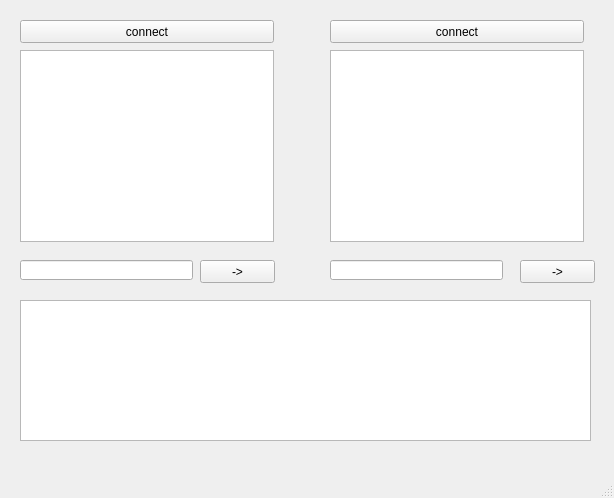
<?xml version="1.0" encoding="UTF-8"?>
<ui version="4.0">
 <class>MainWindow</class>
 <widget class="QMainWindow" name="MainWindow">
  <property name="geometry">
   <rect>
    <x>0</x>
    <y>0</y>
    <width>614</width>
    <height>498</height>
   </rect>
  </property>
  <property name="sizePolicy">
   <sizepolicy hsizetype="Fixed" vsizetype="Fixed">
    <horstretch>0</horstretch>
    <verstretch>0</verstretch>
   </sizepolicy>
  </property>
  <property name="minimumSize">
   <size>
    <width>150</width>
    <height>150</height>
   </size>
  </property>
  <property name="maximumSize">
   <size>
    <width>9999</width>
    <height>9999</height>
   </size>
  </property>
  <property name="windowTitle">
   <string>MainWindow</string>
  </property>
  <widget class="QWidget" name="centralwidget">
   <widget class="QPushButton" name="Conect_1">
    <property name="geometry">
     <rect>
      <x>20</x>
      <y>20</y>
      <width>254</width>
      <height>23</height>
     </rect>
    </property>
    <property name="text">
     <string>connect</string>
    </property>
   </widget>
   <widget class="QTextBrowser" name="textBrowser_1">
    <property name="geometry">
     <rect>
      <x>20</x>
      <y>50</y>
      <width>254</width>
      <height>192</height>
     </rect>
    </property>
   </widget>
   <widget class="QPushButton" name="Conect_2">
    <property name="geometry">
     <rect>
      <x>330</x>
      <y>20</y>
      <width>254</width>
      <height>23</height>
     </rect>
    </property>
    <property name="text">
     <string>connect</string>
    </property>
   </widget>
   <widget class="QTextBrowser" name="textBrowser_2">
    <property name="geometry">
     <rect>
      <x>330</x>
      <y>50</y>
      <width>254</width>
      <height>192</height>
     </rect>
    </property>
   </widget>
   <widget class="QLineEdit" name="lineEdit_1">
    <property name="geometry">
     <rect>
      <x>20</x>
      <y>260</y>
      <width>173</width>
      <height>20</height>
     </rect>
    </property>
   </widget>
   <widget class="QPushButton" name="setmsg_1">
    <property name="geometry">
     <rect>
      <x>200</x>
      <y>260</y>
      <width>75</width>
      <height>23</height>
     </rect>
    </property>
    <property name="text">
     <string>-&gt;</string>
    </property>
   </widget>
   <widget class="QLineEdit" name="lineEdit_2">
    <property name="geometry">
     <rect>
      <x>330</x>
      <y>260</y>
      <width>173</width>
      <height>20</height>
     </rect>
    </property>
   </widget>
   <widget class="QPushButton" name="setmsg_2">
    <property name="geometry">
     <rect>
      <x>520</x>
      <y>260</y>
      <width>75</width>
      <height>23</height>
     </rect>
    </property>
    <property name="text">
     <string>-&gt;</string>
    </property>
   </widget>
   <widget class="QTextEdit" name="ServerLog">
    <property name="geometry">
     <rect>
      <x>20</x>
      <y>300</y>
      <width>571</width>
      <height>141</height>
     </rect>
    </property>
   </widget>
  </widget>
  <widget class="QMenuBar" name="menubar">
   <property name="geometry">
    <rect>
     <x>0</x>
     <y>0</y>
     <width>614</width>
     <height>20</height>
    </rect>
   </property>
  </widget>
  <widget class="QStatusBar" name="statusbar"/>
 </widget>
 <resources/>
 <connections/>
</ui>
